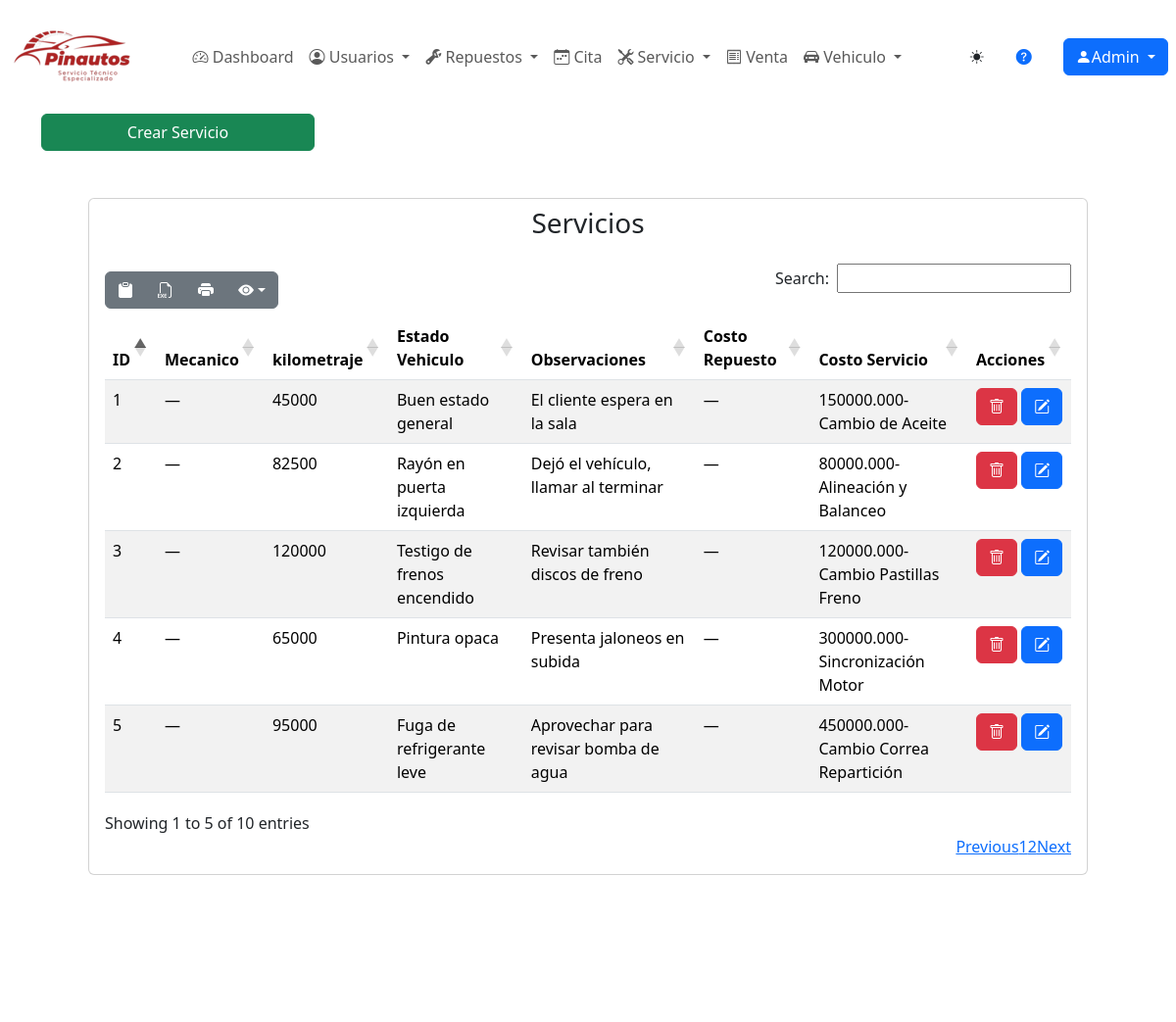
/servicio/servicio/ (signed in), run on the app's committed database.
### servicio/models.py (models this page shows, shortened)
class Servicio(models.Model):
    fecha_servicio=models.DateField(verbose_name="Fecha de Registro", help_text="MM/DD/AAAA", default=datetime.date.today)
    nombres= models.ForeignKey(Usuario,on_delete=models.SET_NULL,null=True,blank=True,limit_choices_to={'tipo_usuario': Usuario.TipoUsuario.MECANICO},verbose_name="Mecanico")
    kilometraje=models.CharField(max_length=6, verbose_name="Kilometraje", default=0,validators=[numeric_validator],blank=False)
    estado_vehiculo=models.CharField(max_length=45, verbose_name="Estado del vehiculo",default="",validators=[alphabetic_validator])
    observaciones=models.CharField(max_length=45, verbose_name="Observaciones",default="",validators=[alphabetic_validator])
    nombrerepuesto=models.ForeignKey(Repuesto, on_delete=models.SET_NULL, null=True, blank=True, verbose_name="Costo Repuesto")
    nombreservicio=models.ForeignKey(Detalle_servicio,on_delete=models.SET_NULL,null=True,blank=True,verbose_name="Costo Servicio")
    class Meta:
        verbose_name_plural = "Servicio"

class Detalle_servicio(models.Model):
    nombreservicio= models.CharField(max_length=20,verbose_name="Nombre de Servicio",default="")
    tipo_servicio= models.CharField(max_length=45,verbose_name="Tipo de Servicio",default="")
    duracion = models.DurationField(verbose_name="Duración de la cita", default=datetime.timedelta(seconds=0))
    costoservicio = models.DecimalField(max_digits=10,decimal_places=3,verbose_name="Costo Servico",default=0.000)
    descripcion= models.CharField(max_length=45,verbose_name="Descripción",default="")
    def __str__(self):
        return f"{self.costoservicio}-{self.nombreservicio}"
    class Meta:
        verbose_name_plural = "Detalle_servicio"

### servicio/views.py (the view)
# urls.py: path('servicio/', servicio_listar, name="servicios" ),
@login_required
def servicio_listar(request):
    titulo="Servicio"
    modulo ="Servicio"
    servicio= Servicio.objects.all()
    context={
        "titulo":titulo,
        "modulo":modulo,
        "servicios":servicio
    }
    return render(request,"servicio/servicio/listar.html", context)

### base/templates/servicio/servicio/listar.html (shortened to what this page needs)
{% extends 'partials/body.html' %}
{% load static %}
{% block contenido %}
  <a href="{% url 'servicios-crear' %}" class="btn btn-success w-25">Crear {{titulo}}</a>
  <div class="card fondcard m-5">
    <h3 class="text-center m-2">Servicios</h3>
    <div class="card-body">
            <table id="example2" class="table table-striped" style="width:100%">
              <thead>
                <tr>
                  <th>ID</th>
                  <th>Mecanico</th>
                  <th>kilometraje</th>
                  <th>Estado Vehiculo</th>
                  <th>Observaciones</th>
                  <th>Costo Repuesto</th>
                  <th>Costo Servicio</th>
                  <th>Acciones</th>
                </tr>
              </thead>
              <tbody>
                {% for servicio in servicios %}
                  {% if servicio.estado != "0" %}
                    <tr>
                      <td>{{ servicio.id }}</td>
                      <td>{{ servicio.nombres|default_if_none:"—" }}</td>
                      <td>{{ servicio.kilometraje }}</td>
                      <td>{{ servicio.estado_vehiculo}}</td>
                      <td>{{ servicio.observaciones}}</td>
                      <td>{{ servicio.nombrerepuesto|default_if_none:"—" }}</td>
                      <td>{{ servicio.nombreservicio|default_if_none:"—" }}</td>
                      <td>
                        <button type="button" onclick="changeURL('{{ servicio.id }}')" data-taller-pinautos="{{ servicio.id }}" class="btnEliminar btn btn-danger" data-bs-toggle="modal" data-bs-target="#modalConf">
                          <i class="bi bi-trash"></i>
                        </button>
                        <a class="btn btn-primary" href="{% url 'servicios-modificar' servicio.id %}">
                          <i class="bi bi-pencil-square"></i>
                        </a>
                      </td>
                    </tr>
                  {% endif %}
                {% endfor %}
              </tbody>
            </table>
          </div>
        </div>
      </div>
{% endblock contenido %}

### base/templates/partials/header.html (shortened to what this page needs)
{% load static %}
<nav class="navbar navbar-expand-md fondoheader textcolor">
  <div class="container-fluid">
    <a class="navbar-brand" href="{% url 'index' %}">
      <img src="{% static 'img/Logos/LogoHeader.png' %}" alt="Pinautos">
    </a>
    <div class="collapse navbar-collapse justify-content-center" id="menu">
      <ul class="navbar-nav ">
        <li class="nav-item ">
          <a href="{% url 'index' %}" class="nav-link textcolor"><i class="bi bi-speedometer2"></i> Dashboard</a>
        </li>
        <li class="nav-item dropdown ">
          <a class="nav-link dropdown-toggle textcolor" href="#" id="navbarDropdown1" role="button" data-bs-toggle="dropdown" aria-expanded="false">
            <i class="bi bi-person-circle"></i> Usuarios
          </a>
        </li>
        <li class="nav-item dropdown">
          <a class="nav-link dropdown-toggle textcolor" href="#" id="navbarDropdown2" role="button" data-bs-toggle="dropdown" aria-expanded="false">
            <i class="bi bi-wrench-adjustable"></i> Repuestos
          </a>
        </li>
        <li class="nav-item">
          <a class="nav-link textcolor" href="{% url 'citas' %}">
            <i class="bi bi-calendar-week"></i> Cita
          </a>
        </li>
        <li class="nav-item dropdown">
          <a class="nav-link dropdown-toggle textcolor" href="#" id="navbarDropdown4" role="button" data-bs-toggle="dropdown" aria-expanded="false">
            <i class="bi bi-tools"></i> Servicio
          </a>
        </li>
        <li class="nav-item">
          <a class="nav-link textcolor" href="{% url 'ventas' %}">
            <i class="bi bi-receipt"></i> Venta
          </a>
        </li>
        <li class="nav-item dropdown">
          <a class="nav-link dropdown-toggle textcolor" href="#" id="navbarDropdown6" role="button" data-bs-toggle="dropdown" aria-expanded="false">
            <i class="bi bi-car-front-fill"></i> Vehiculo
          </a>
        </li>
      </ul>
    </div>
  </div>
  <button id="tema-toggle" class="btn btn-sm fondboton ms-2">
    <i class="bi bi-sun-fill" id="icono-sol"></i>
  </button>
  <a href="{% url 'Manualayudaclientes' %}" class=" text-decoration-none m-4 textcolor"><i class="bi bi-question-circle-fill"></i></a>
  <div class="btn-group m-2">
    <button type="button" class="btn btn-primary dropdown-toggle" data-bs-toggle="dropdown" aria-haspopup="true" aria-expanded="false">
      <i class="bi bi-person-fill"></i>{{ user.username|title }}
    </button>
  </div>
</nav>

### static/css/partial/body.css (style rules this page uses)
body { position: relative; padding-bottom: 115px; min-height: 100vh; }

### data on the page
Servicio: id "1", nombres "—", kilometraje "45000", estado_vehiculo "Buen estado general", observaciones "El cliente espera en la sala", nombrerepuesto "—", nombreservicio "150000.000-Cambio de Aceite"
Servicio: id "2", nombres "—", kilometraje "82500", estado_vehiculo "Rayón en puerta izquierda", observaciones "Dejó el vehículo, llamar al terminar", nombrerepuesto "—", nombreservicio "80000.000-Alineación y Balanceo"
Servicio: id "3", nombres "—", kilometraje "120000", estado_vehiculo "Testigo de frenos encendido", observaciones "Revisar también discos de freno", nombrerepuesto "—", nombreservicio "120000.000-Cambio Pastillas Freno"
Servicio: id "4", nombres "—", kilometraje "65000", estado_vehiculo "Pintura opaca", observaciones "Presenta jaloneos en subida", nombrerepuesto "—", nombreservicio "300000.000-Sincronización Motor"
Servicio: id "5", nombres "—", kilometraje "95000", estado_vehiculo "Fuga de refrigerante leve", observaciones "Aprovechar para revisar bomba de agua", nombrerepuesto "—", nombreservicio "450000.000-Cambio Correa Repartición"

### other printed values
{{ user.username|title }} "Admin"
{{ titulo }} "Servicio"
